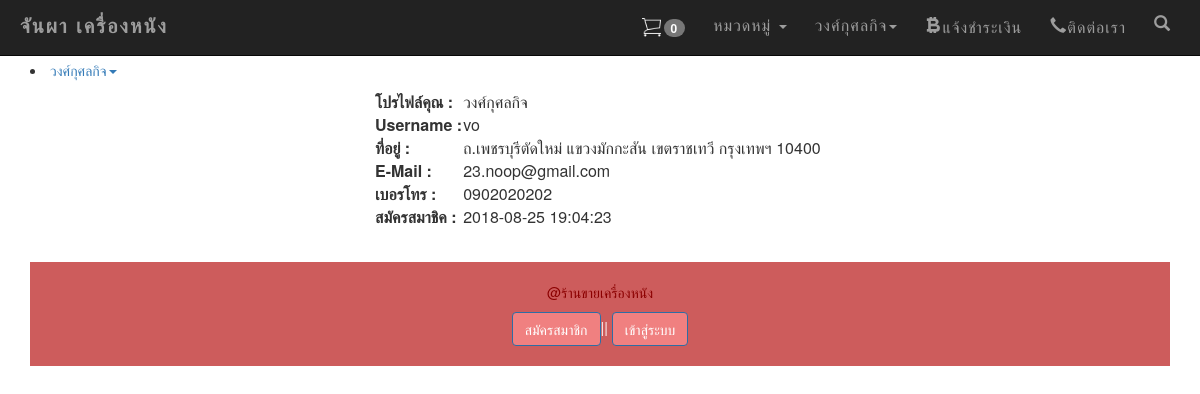
The page /profile.php (signed in) on the database its author committed.
### tables this page shows
CREATE TABLE `tbl_member` (
  `mem_id` int(11) NOT NULL,
  `mem_name` varchar(50) NOT NULL,
  `mem_address` varchar(255) NOT NULL,
  `mem_tel` varchar(10) NOT NULL,
  `mem_username` varchar(20) NOT NULL,
  `mem_password` varchar(20) NOT NULL,
  `mem_email` varchar(20) NOT NULL,
  `status` varchar(5) NOT NULL,
  `sid` varchar(32) NOT NULL,
  `active` varchar(3) NOT NULL,
  `dateinsert` timestamp NOT NULL DEFAULT CURRENT_TIMESTAMP
);

### profile.php (the view, shortened to what this page needs)
<?php include('h.php');?>
<!DOCTYPE html>
<html lang="en">
  <head>
  </head>
  <div >
    <?php  include('test2navbar.php');
    ?>
  </div>
  <body class="col-md-12">
    <div class="container">
      <div class="row">
      <div class="col-md-3">
          <?php include('m_menu.php');?>
        </div>
      <p>&nbsp;</p>
      <form action="edit_profile.php">
        <table width="450" border="0" align="center">
          <tr>
    <th class="pull-left" scope="row">โปรไฟล์คุณ :</th>
    <td class="text-left"><?php echo $row_mlogin['mem_name'];?></td>
  </tr>
  <tr>
    <th class="pull-left" scope="row">Username :</th>
    <td class="text-left"><?php echo $row_mlogin['mem_username'];?></td>
  </tr>
  <tr>
    <th class="pull-left" scope="row">ที่อยู่ :</th>
    <td class="text-left"><?php echo $row_mlogin['mem_address'];?></td>
  </tr>
  <tr>
    <th class="pull-left" scope="row">E-Mail :</th>
    <td class="text-left"><?php echo $row_mlogin['mem_email'];?></td>
  </tr>
  <tr>
    <th class="pull-left" scope="row">เบอรโทร :</th>
    <td class="text-left"><?php echo $row_mlogin['mem_tel'];?></td>
  </tr>
  <tr>
    <th class="pull-left" scope="row">สมัครสมาชิค :</th>
    <td class="text-left"><?php echo $row_mlogin['dateinsert'];?></td>
  </tr>
</table><br />
        </form>
      </div>
 </div>
    </body>
<div class="col-md-12">
  <?php  include('f.php');?>
</div>
  </html>

### test2navbar.php (shortened to what this page needs)
		<?php include('login.php');?>
		<?php include('register.php');?>
		<?php include('reset_password.php');?>
<?php require_once('Connections/condb.php'); ?>
<?php
$colname_mlogin = "-1";
if (isset($_SESSION['MM_Username'])) {
	$colname_mlogin = $_SESSION['MM_Username'];
}
$query_mlogin = sprintf("SELECT * FROM tbl_member WHERE mem_username = %s", GetSQLValueString($colname_mlogin, "text"));
$mlogin = mysql_query( $query_mlogin,$condb) or die(mysql_error());
$row_mlogin = mysql_fetch_assoc($mlogin);
?>
<?php
if (isset($_SESSION['shopping_cart'])) {
	$meQty = 0;
	foreach ($_SESSION['shopping_cart'] as $meItem) {
		$meQty = $meQty + $meItem;
	}
} else {
	$meQty = 0;
}
?>
<nav class="[ navbar navbar-inverse navbar-fixed-top ][ navbar-bootsnipp animate ]" role="navigation">
	<div class="[ container ]">
		<div class="[ navbar-header ]">
			<div class="[ animbrand ]">
				<a class="[ navbar-brand ][ animate ]" href="index.php"> จันผา เครื่องหนัง </a>
			</div>
		</div>
		<div class="[ collapse navbar-collapse ]" id="bs-example-navbar-collapse-1">
			<ul class="[ nav navbar-nav navbar-right ]">
				<li><a href="" data-target="#product_view" data-toggle="modal" ><img src="img/cart.png" class="cart" width="25" /><span class="badge"> <?php echo $meQty; ?></span></a> </li>
				<li>
					<a href="" class="[ dropdown-toggle ][ animate ]" data-toggle="dropdown">หมวดหมู่ <span class="[ caret ]"></span></a>
				</li>
				<?php
				$mm = ($_SESSION['MM_Username']);
				if($mm != ''){?>
					<li>
						<a href="" class="[ dropdown-toggle ][ animate ]" data-toggle="dropdown"><?php echo $row_mlogin['mem_name'];?><span class="[ caret ]"></span></a>
						</li>
					<?php }?>
					<li><a href="#" class="[ animate glyphicon glyphicon-bitcoin ]" data-target="#howto_view" data-toggle="modal" >แจ้งชำระเงิน</a></li>
					<li><a href="#" class="[ glyphicon glyphicon-earphone ]" data-target="#contract_view" data-toggle="modal" >ติดต่อเรา</a></li>
					<li class="[ hidden-xs ]"><a href="#toggle-search" class="[ animate ]"><span class="[ glyphicon glyphicon-search ]"></span></a></li>
				</ul>
			</div>
		</div>
	</nav>
	<br>
	<br>
	<br>

### m_menu.php (shortened to what this page needs)
 	<li>
 	<a href="" class="[ dropdown-toggle ][ animate ]" data-toggle="dropdown"><?php echo $row_mlogin['mem_name'];  ?><span class="[ caret ]"></span></a>
</li>

### css/style.css (style rules this page uses)
th { text-align:center; }

### test2navbar.php (style rules this page uses)
.animate { -webkit-transition: all 0.3s ease-in-out; -moz-transition: all 0.3s ease-in-out; -o-transition: all 0.3s ease-in-out; -ms-transition: all 0.3s ease-in-out; transition: all 0.3s ease-in-out; }
.navbar-bootsnipp { background-color: rgb(255, 255, 255); border-color: rgb(95, 176, 228); border-radius: 0px; margin-bottom: 0px; z-index: 100; }
.navbar-bootsnipp .navbar-brand { color: rgb(95, 176, 228); font-weight: 900; letter-spacing: 2px; }
.navbar-bootsnipp .navbar-nav > li > a { border: 0px solid rgb(95, 176, 228); color: rgb(120, 120, 120); padding: 15px 14px; }
@media screen and (min-width: 768px) { .navbar-bootsnipp .navbar-brand { font-size: 20px; height: auto; padding: 15px 5px; } }
@media screen and (min-width: 768px) { .navbar-bootsnipp .navbar-nav > li > a { font-size: 16px; letter-spacing: 1px; } }

### rows shown on the page
tbl_member: mem_name "วงศ์กุศลกิจ", mem_username "vo", mem_address "ถ.เพชรบุรีตัดใหม่ แขวงมักกะสัน เขตราชเทวี กรุงเทพฯ 10400", mem_email "23.noop@gmail.com", mem_tel "0902020202", dateinsert "2018-08-25 19:04:23"

### other values the page prints
$meQty "0"
